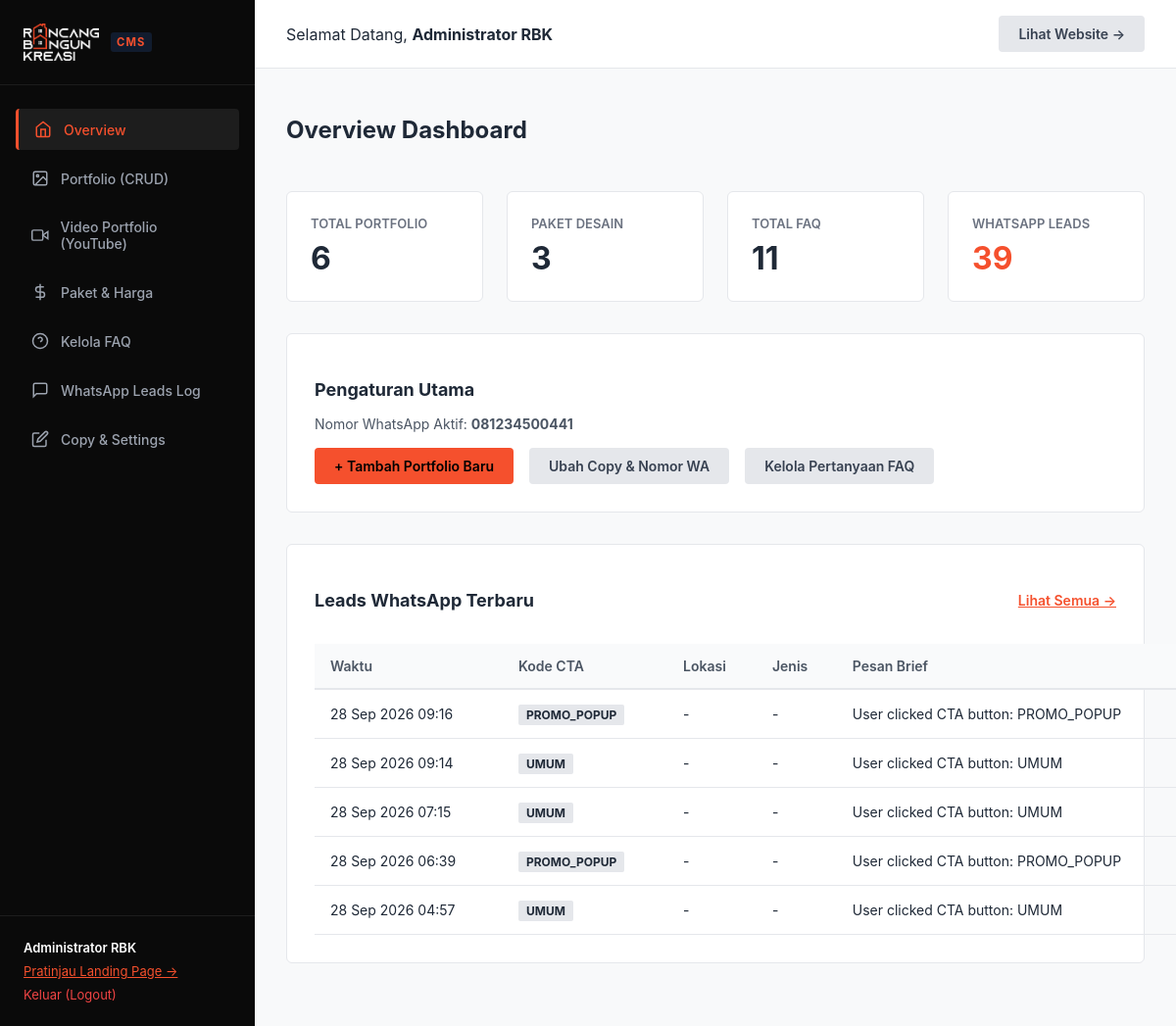
/admin/dashboard.php (signed in), run on an earlier commit of the app's database.
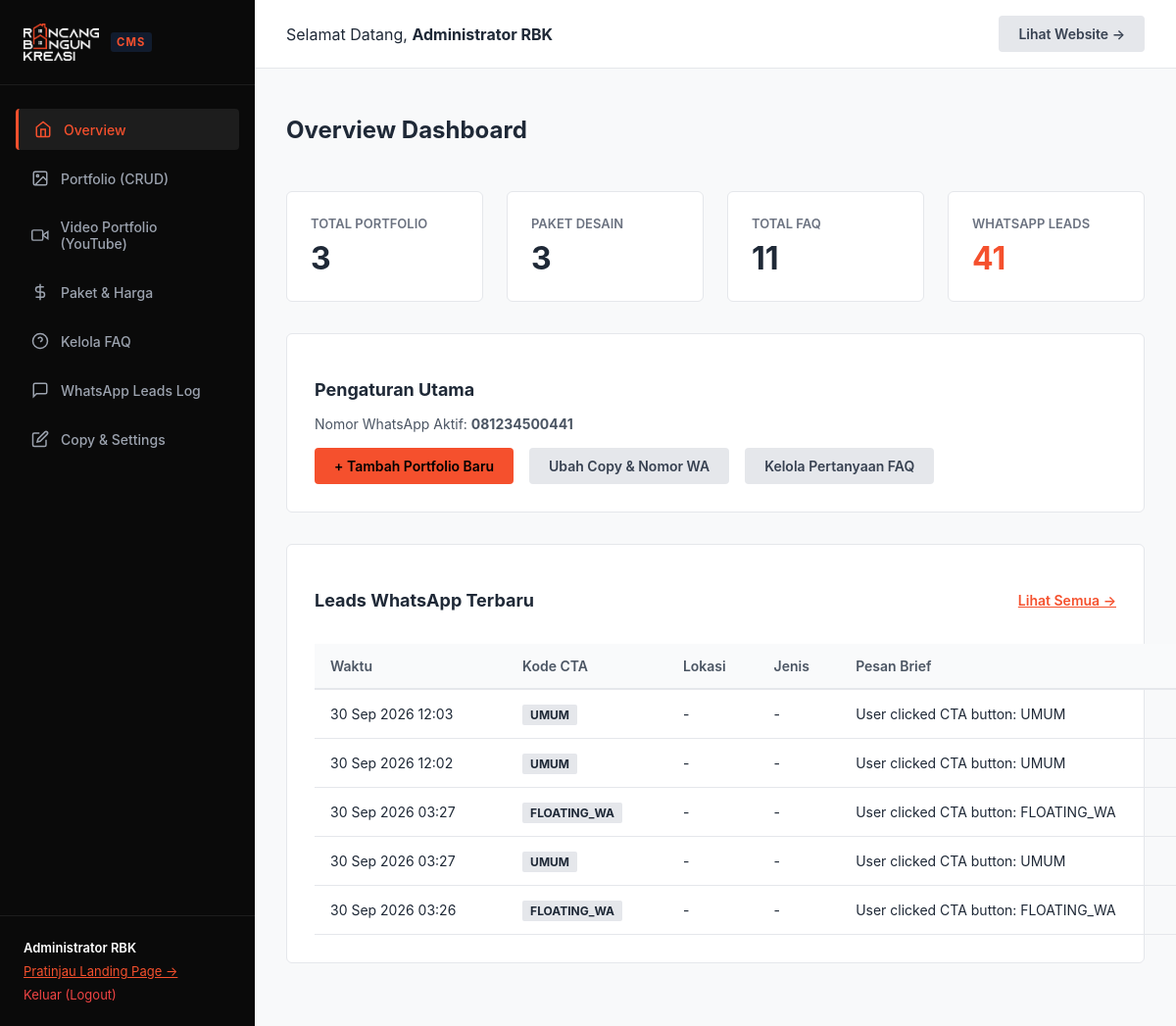
And on a later commit of the database.
### tables this page shows
CREATE TABLE leads (
        id INTEGER PRIMARY KEY AUTOINCREMENT,
        name TEXT,
        wa_number TEXT,
        location TEXT,
        land_area TEXT,
        building_area TEXT,
        floors TEXT,
        building_type TEXT,
        style TEXT,
        budget TEXT,
        full_message TEXT,
        source_cta TEXT,
        status TEXT DEFAULT 'new',
        created_at DATETIME DEFAULT CURRENT_TIMESTAMP
    );

### config/auth.php (called while the page is built, shortened)
<?php
function e($string) {
    return htmlspecialchars($string ?? '', ENT_QUOTES, 'UTF-8');
}

### config/database.php (called while the page is built, shortened)
<?php
function getDB() {
    static $pdo = null;
    if ($pdo === null) {
        try {
            $pdo = new PDO('sqlite:' . DB_PATH);
            $pdo->setAttribute(PDO::ATTR_ERRMODE, PDO::ERRMODE_EXCEPTION);
            $pdo->setAttribute(PDO::ATTR_DEFAULT_FETCH_MODE, PDO::FETCH_ASSOC);
            $pdo->exec("PRAGMA foreign_keys = ON;");
        } catch (PDOException $e) {
            die("Database connection failed: " . $e->getMessage());
        }
    }
    return $pdo;
}
function getSettings() {
    $db = getDB();
    $rows = $db->query("SELECT setting_key, setting_value FROM settings")->fetchAll();
    $settings = [];
    foreach ($rows as $row) {
        $settings[$row['setting_key']] = $row['setting_value'];
    }
    return $settings;
}

### admin/dashboard.php (the view, shortened to what this page needs)
<?php
require_once __DIR__ . '/../config/database.php';
require_once __DIR__ . '/../config/auth.php';
$db = getDB();
$totalPortfolio = $db->query("SELECT COUNT(*) FROM portfolio")->fetchColumn();
$totalPackages = $db->query("SELECT COUNT(*) FROM pricing_packages")->fetchColumn();
$totalFaqs = $db->query("SELECT COUNT(*) FROM faqs")->fetchColumn();
$totalLeads = $db->query("SELECT COUNT(*) FROM leads")->fetchColumn();
$recentLeads = $db->query("SELECT * FROM leads ORDER BY created_at DESC LIMIT 5")->fetchAll();
$settings = getSettings();
?>
<!DOCTYPE html>
<html lang="id">
<head>
  <link rel="stylesheet" href="/assets/css/admin.css">
</head>
<body class="admin-body">
  <?php include __DIR__ . '/sidebar.php'; ?>
  <div class="admin-main">
    <div class="admin-topbar">
      <div>Selamat Datang, <strong><?= e($_SESSION['admin_user']['name']); ?></strong></div>
      <div>
        <a href="/" target="_blank" class="btn-admin btn-admin-secondary">Lihat Website &rarr;</a>
      </div>
    </div>
    <div class="admin-content">
      <div class="page-header">
        <h1 class="page-title">Overview Dashboard</h1>
      </div>
      <div class="stats-grid">
        <div class="stat-card">
          <div class="stat-label">Total Portfolio</div>
          <div class="stat-value"><?= $totalPortfolio; ?></div>
        </div>
        <div class="stat-card">
          <div class="stat-label">Paket Desain</div>
          <div class="stat-value"><?= $totalPackages; ?></div>
        </div>
        <div class="stat-card">
          <div class="stat-label">Total FAQ</div>
          <div class="stat-value"><?= $totalFaqs; ?></div>
        </div>
        <div class="stat-card">
          <div class="stat-label">WhatsApp Leads</div>
          <div class="stat-value" style="color: var(--admin-primary);"><?= $totalLeads; ?></div>
        </div>
      </div>
      <div class="card">
        <h3 style="font-size: 1.125rem; font-weight: 700; margin-bottom: 1rem;">Pengaturan Utama</h3>
        <p style="font-size: 0.875rem; color: #4B5563; margin-bottom: 1rem;">
          Nomor WhatsApp Aktif: <strong><?= e($settings['wa_number'] ?? '081234500441'); ?></strong>
        </p>
        <div style="display: flex; gap: 1rem; flex-wrap: wrap;">
          <a href="/admin/portfolio.php?action=create" class="btn-admin btn-admin-primary">+ Tambah Portfolio Baru</a>
          <a href="/admin/content.php" class="btn-admin btn-admin-secondary">Ubah Copy & Nomor WA</a>
          <a href="/admin/faq.php" class="btn-admin btn-admin-secondary">Kelola Pertanyaan FAQ</a>
        </div>
      </div>
      <div class="card">
        <div style="display: flex; align-items: center; justify-content: space-between; margin-bottom: 1rem;">
          <h3 style="font-size: 1.125rem; font-weight: 700;">Leads WhatsApp Terbaru</h3>
          <a href="/admin/leads.php" style="font-size: 0.875rem; color: var(--admin-primary); font-weight: 600;">Lihat Semua &rarr;</a>
        </div>
        <?php if (empty($recentLeads)): ?>
          <p style="color: var(--admin-muted); font-size: 0.875rem;">Belum ada leads tersimpan. Leads akan muncul otomatis ketika pengunjung mengisi form brief atau mengklik CTA WhatsApp.</p>
        <?php else: ?>
          <table class="admin-table">
            <thead>
              <tr>
                <th>Waktu</th>
                <th>Kode CTA</th>
                <th>Lokasi</th>
                <th>Jenis</th>
                <th>Pesan Brief</th>
              </tr>
            </thead>
            <tbody>
              <?php foreach ($recentLeads as $lead): ?>
                <tr>
                  <td><?= date('d M Y H:i', strtotime($lead['created_at'])); ?></td>
                  <td><span style="background: #E5E7EB; padding: 0.2rem 0.5rem; font-size: 0.75rem; font-weight: 700; border-radius: 2px;"><?= e($lead['source_cta'] ?? 'UMUM'); ?></span></td>
                  <td><?= e($lead['location'] ?? '-'); ?></td>
                  <td><?= e($lead['building_type'] ?? '-'); ?></td>
                  <td style="max-width: 300px; overflow: hidden; text-overflow: ellipsis; white-space: nowrap;"><?= e($lead['full_message'] ?? '-'); ?></td>
                </tr>
              <?php endforeach; ?>
            </tbody>
          </table>
        <?php endif; ?>
      </div>
    </div>
  </div>
</body>
</html>

What changed in the data, as far as the page shows it:
removed leads: created_at "28 Sep 2026 09:16", source_cta "PROMO_POPUP", location "-", building_type "-", full_message "User clicked CTA button: PROMO_POPUP"
no longer on this page (row unchanged): leads: created_at "28 Sep 2026 09:14", source_cta "UMUM", location "-", building_type "-", full_message "User clicked CTA button: UMUM"
no longer on this page (row unchanged): leads: created_at "28 Sep 2026 07:15", source_cta "UMUM", location "-", building_type "-", full_message "User clicked CTA button: UMUM"
no longer on this page (row unchanged): leads: created_at "28 Sep 2026 06:39", source_cta "PROMO_POPUP", location "-", building_type "-", full_message "User clicked CTA button: PROMO_POPUP"
no longer on this page (row unchanged): leads: created_at "28 Sep 2026 04:57", source_cta "UMUM", location "-", building_type "-", full_message "User clicked CTA button: UMUM"
added leads: created_at "30 Sep 2026 12:03", source_cta "UMUM", location "-", building_type "-", full_message "User clicked CTA button: UMUM"
added leads: created_at "30 Sep 2026 12:02", source_cta "UMUM", location "-", building_type "-", full_message "User clicked CTA button: UMUM"
added leads: created_at "30 Sep 2026 03:27", source_cta "FLOATING_WA", location "-", building_type "-", full_message "User clicked CTA button: FLOATING_WA"
added leads: created_at "30 Sep 2026 03:27", source_cta "UMUM", location "-", building_type "-", full_message "User clicked CTA button: UMUM"
added leads: created_at "30 Sep 2026 03:26", source_cta "FLOATING_WA", location "-", building_type "-", full_message "User clicked CTA button: FLOATING_WA"
Also different on the page:
$totalPortfolio: "6" → "3"
$totalLeads: "39" → "41"
